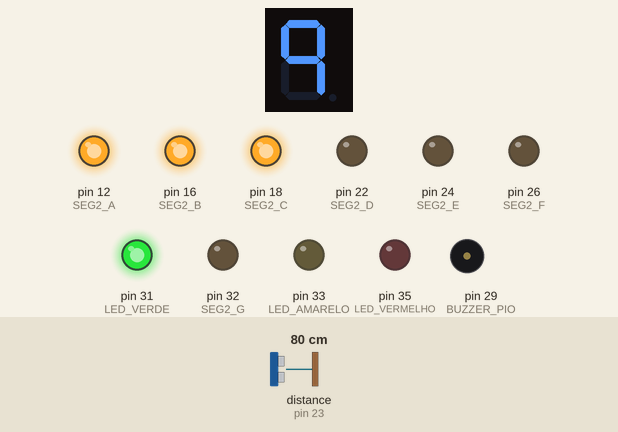
The program below on a simulated Raspberry Pi (header pin numbers). Parts: 1-digit seven-segment display, output pins drawn as LEDs (lit = HIGH), buzzer (waves = sounding). Dashed ring = blinking. The test bench sets the inputs (shaded band); at power-on: distance to the obstacle (sensor on pin 23) 80 cm. The echo pulse lasts 58.3 µs per cm; the segment pins are drawn as the display they are named for; the clock reads 2024-03-15 10:24:30 at power-on unless the program sets it; pins used as bus, display or sensor lines are not drawn; what the program prints to the terminal is not drawn.

Above: at 1.2 s.
1.3 s: distance to the obstacle (sensor on pin 23) set to 2 cm
At 1.68 s:
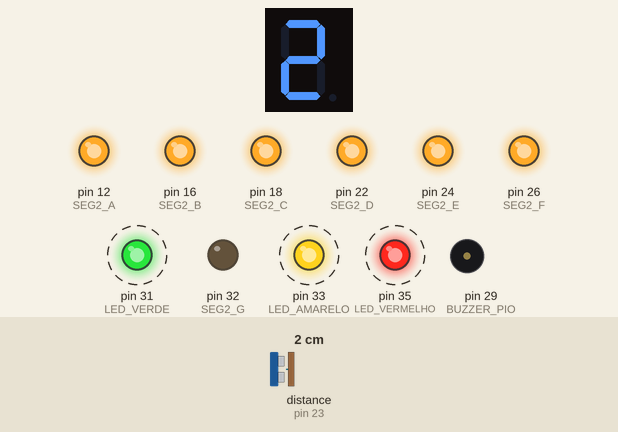
Timing chart, 0 to 9.3 s (numbered marks = the images above; inputs shaded):
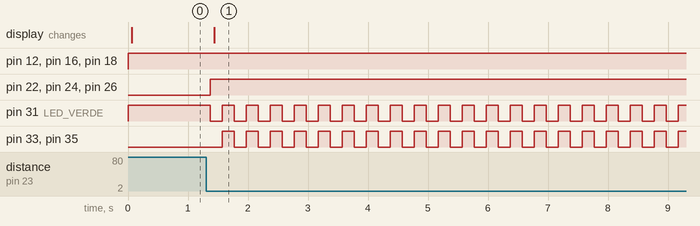

The program:

anticolisao.py
```python
import RPi.GPIO as GPIO
GPIO.setmode(GPIO.BOARD)
import time
from numpy import interp

##### 7SEG #####

SEG1_A = 3
SEG1_B = 5
SEG1_C = 7
SEG1_D = 11
SEG1_E = 13
SEG1_F = 15
SEG1_G = 19

SEG2_A = 12
SEG2_B = 16
SEG2_C = 18
SEG2_D = 22
SEG2_E = 24
SEG2_F = 26
SEG2_G = 32

# [DÍGITO][SEGMENTO]
seven_seg_digits = [
  [ 1, 1, 1, 1, 1, 1, 0 ],  # Digit 0
  [ 0, 1, 1, 0, 0, 0, 0 ],  # Digit 1
  [ 1, 1, 0, 1, 1, 0, 1 ],  # Digit 2
  [ 1, 1, 1, 1, 0, 0, 1 ],  # Digit 3
  [ 0, 1, 1, 0, 0, 1, 1 ],  # Digit 4
  [ 1, 0, 1, 1, 0, 1, 1 ],  # Digit 5
  [ 1, 0, 1, 1, 1, 1, 1 ],  # Digit 6
  [ 1, 1, 1, 0, 0, 0, 0 ],  # Digit 7
  [ 1, 1, 1, 1, 1, 1, 1 ],  # Digit 8
  [ 1, 1, 1, 0, 0, 1, 1 ],  # Digit 9
  [ 1, 1, 1, 0, 1, 1, 1 ],  # Digit A
  [ 0, 0, 1, 1, 1, 1, 1 ],  # Digit B
  [ 1, 0, 0, 1, 1, 1, 0 ],  # Digit C
  [ 0, 1, 1, 1, 1, 0, 1 ],  # Digit D
  [ 1, 0, 0, 1, 1, 1, 1 ],  # Digit E
  [ 1, 0, 0, 0, 1, 1, 1 ]   # Digit F
]

GPIO.setup(SEG1_A, GPIO.OUT)
GPIO.setup(SEG1_B, GPIO.OUT)
GPIO.setup(SEG1_C, GPIO.OUT)
GPIO.setup(SEG1_D, GPIO.OUT)
GPIO.setup(SEG1_E, GPIO.OUT)
GPIO.setup(SEG1_F, GPIO.OUT)
GPIO.setup(SEG1_G, GPIO.OUT)

GPIO.setup(SEG2_A, GPIO.OUT)
GPIO.setup(SEG2_B, GPIO.OUT)
GPIO.setup(SEG2_C, GPIO.OUT)
GPIO.setup(SEG2_D, GPIO.OUT)
GPIO.setup(SEG2_E, GPIO.OUT)
GPIO.setup(SEG2_F, GPIO.OUT)
GPIO.setup(SEG2_G, GPIO.OUT)

def printSevenSeg2(digit):
    GPIO.output(SEG1_A, seven_seg_digits[digit][0])
    GPIO.output(SEG1_B, seven_seg_digits[digit][1])
    GPIO.output(SEG1_C, seven_seg_digits[digit][2])
    GPIO.output(SEG1_D, seven_seg_digits[digit][3])
    GPIO.output(SEG1_E, seven_seg_digits[digit][4])
    GPIO.output(SEG1_F, seven_seg_digits[digit][5])
    GPIO.output(SEG1_G, seven_seg_digits[digit][6])

def printSevenSeg1(digit):
    GPIO.output(SEG2_A, seven_seg_digits[digit][0])
    GPIO.output(SEG2_B, seven_seg_digits[digit][1])
    GPIO.output(SEG2_C, seven_seg_digits[digit][2])
    GPIO.output(SEG2_D, seven_seg_digits[digit][3])
    GPIO.output(SEG2_E, seven_seg_digits[digit][4])
    GPIO.output(SEG2_F, seven_seg_digits[digit][5])
    GPIO.output(SEG2_G, seven_seg_digits[digit][6])

##### ULTRASONIC #####

GPIO_TRIGGER = 21
GPIO_ECHO = 23
#set GPIO direction (IN / OUT)
GPIO.setup(GPIO_TRIGGER, GPIO.OUT)
GPIO.setup(GPIO_ECHO, GPIO.IN)

def distance():
    GPIO.output(GPIO_TRIGGER, True)
    # set Trigger after 0.01ms to LOW
    time.sleep(0.00001)
    GPIO.output(GPIO_TRIGGER, False)
    StartTime = time.time()
    StopTime = time.time()
    while GPIO.input(GPIO_ECHO) == 0:
        StartTime = time.time()
    while GPIO.input(GPIO_ECHO) == 1:
        StopTime = time.time()
    TimeElapsed = StopTime - StartTime
    # multiply with the sonic speed (34300 cm/s)
    distance = (TimeElapsed * 34300) / 2
    return distance

##### BUZZER #####

BUZZER_PIO = 29
GPIO.setup(BUZZER_PIO, GPIO.OUT)
Buzzer = GPIO.PWM(BUZZER_PIO, 1)
Buzzer.start(50)

##### LEDS #####

LED_VERDE = 31
LED_AMARELO = 33
LED_VERMELHO = 35

GPIO.setup(LED_VERDE, GPIO.OUT)
GPIO.setup(LED_AMARELO, GPIO.OUT)
GPIO.setup(LED_VERMELHO, GPIO.OUT)

def set_semaforo(verde, amarelo, vermelho):

    GPIO.output(LED_VERDE, verde)
    GPIO.output(LED_AMARELO, amarelo)
    GPIO.output(LED_VERMELHO, vermelho)

    return

# set_semaforo(1,1,1)

##### MAIN #####

UPPER_BOUND = 50.
LOWER_BOUND = 10.
COLLISION_BOUND = 3.

try:
    while True:

        dist = distance()

        if dist > 99.: dist = 99.

        printSevenSeg2(int(dist%10))
        printSevenSeg1(int(dist/10))

        if dist > UPPER_BOUND :
            Buzzer.ChangeDutyCycle(0)
            set_semaforo(1, 0, 0)

        else:
            Buzzer.ChangeDutyCycle(50)
            Buzzer.ChangeFrequency(int(interp(dist, [LOWER_BOUND, UPPER_BOUND], [10, 3]) ))

            if dist < COLLISION_BOUND:
                Buzzer.ChangeDutyCycle(100)
                flag = 0
                while True:
                    set_semaforo(flag, flag, flag)
                    flag = not flag
                    time.sleep(0.2)


            elif dist < LOWER_BOUND:
                set_semaforo(0, 0, 1)

            else:
                set_semaforo(0, 1, 0)


            # set_semaforo (0, 1, 0)

        print(dist)

        time.sleep(0.1)


except KeyboardInterrupt:
    print("Measurement stopped by User")
    GPIO.cleanup()
```

Measured:
- after the input at 1.3 s, pin 22 (SEG2_D), pin 24 (SEG2_E), pin 26 (SEG2_F): LOW → HIGH after 0.07 s; pin 31 (LED_VERDE): alternates HIGH for 0.20 s and LOW for 0.20 s, starting after 0.07 s; pin 33 (LED_AMARELO), pin 35 (LED_VERMELHO): alternates HIGH for 0.20 s and LOW for 0.20 s, starting after 0.27 s; the display: changes after 0.14 s (image 1)
